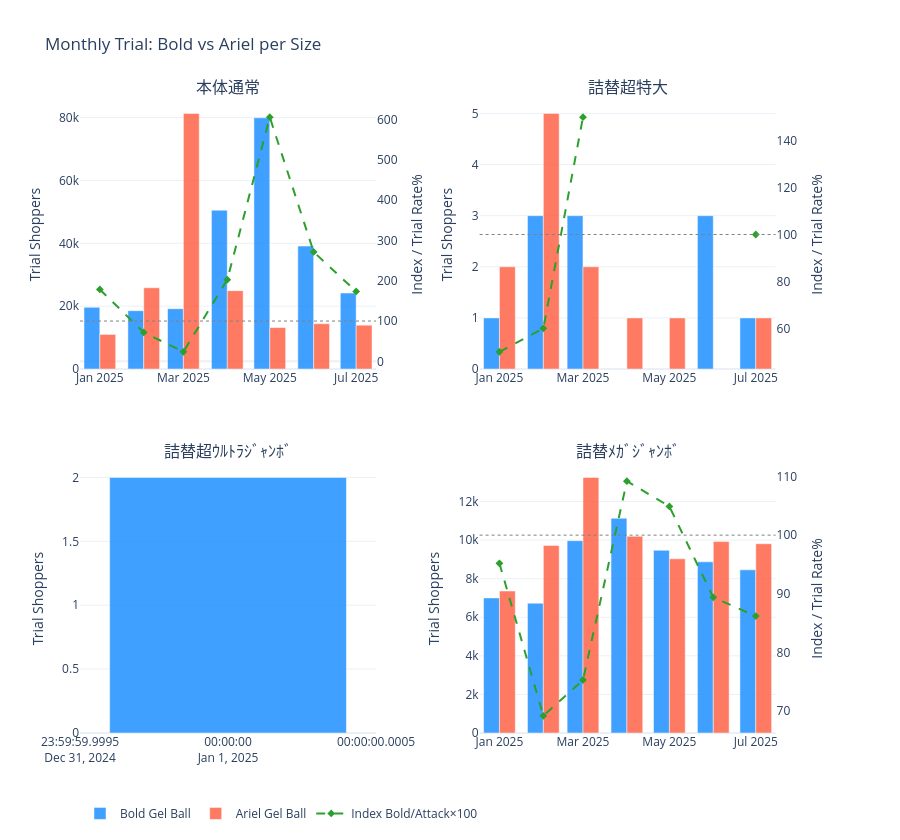

Here is the notebook cell this chart was saved with:
### Code cell
# ── B-2: Combined Trial Trend — Bars + Trial Rate + Index ─────────────
combined_trial = df_trial[~df_trial['size_code'].isin(EXCLUDED_SIZES)].copy()
comb_sizes = order_and_filter_sizes(combined_trial['size_code'].unique())

if comb_sizes:
    _piv = combined_trial.groupby(['trial_month', 'sub_brand', 'size_code']).agg(
        subbrand_trial=('subbrand_trial_shoppers', 'sum'), trial_rate=('trial_rate', 'mean')).reset_index()
    _a = _piv[_piv['sub_brand']==BOLD_GB][['trial_month','size_code','subbrand_trial','trial_rate']].rename(
        columns={'subbrand_trial':'ariel_trial','trial_rate':'ariel_rate'})
    _b = _piv[_piv['sub_brand']==ARIEL_GB][['trial_month','size_code','subbrand_trial']].rename(
        columns={'subbrand_trial':'attack_trial'})
    _idx_df = _a.merge(_b, on=['trial_month','size_code'], how='outer').sort_values('trial_month')
    _idx_df['trial_index'] = (_idx_df['ariel_trial'] / _idx_df['attack_trial'].replace(0, np.nan) * 100).round(1)

    n_s=len(comb_sizes); n_c=min(2,n_s); n_r=(n_s+n_c-1)//n_c
    specs = [[{'secondary_y':True}]*n_c for _ in range(n_r)]
    fig_comb = make_subplots(rows=n_r, cols=n_c, specs=specs, subplot_titles=comb_sizes,
                             vertical_spacing=0.15, horizontal_spacing=0.14)

    for idx, size in enumerate(comb_sizes):
        r, c = idx//n_c+1, idx%n_c+1
        for brand in [BOLD_GB, ARIEL_GB]:
            sub = combined_trial[(combined_trial['sub_brand']==brand) & (combined_trial['size_code']==size)].sort_values('trial_month')
            if len(sub)==0: continue
            fig_comb.add_trace(go.Bar(x=sub['trial_month'], y=sub['subbrand_trial_shoppers'],
                name=BRAND_LABEL[brand], marker_color=BRAND_COLOR[brand], opacity=0.85,
                showlegend=(idx==0), legendgroup=BRAND_LABEL[brand]), row=r, col=c, secondary_y=False)

        _s = _idx_df[_idx_df['size_code']==size]
        if len(_s)>0 and _s['trial_index'].notna().any():
            fig_comb.add_trace(go.Scatter(x=_s['trial_month'], y=_s['trial_index'], name='Index Bold/Attack×100',
                mode='lines+markers', line=dict(color='#2CA02C', dash='dash', width=2),
                marker=dict(size=6, symbol='diamond'), showlegend=(idx==0), legendgroup='Index'),
                row=r, col=c, secondary_y=True)
            fig_comb.add_hline(y=100, line_dash='dot', line_color='gray', line_width=1, row=r, col=c, secondary_y=True)

        fig_comb.update_yaxes(title_text='Trial Shoppers', row=r, col=c, secondary_y=False)
        fig_comb.update_yaxes(title_text='Index / Trial Rate%', row=r, col=c, secondary_y=True, showgrid=False)

    fig_comb.update_layout(height=420*n_r, barmode='group',
        title_text='Monthly Trial: Bold vs Ariel per Size', template='plotly_white',
        legend=dict(orientation='h', yanchor='bottom', y=-0.15, x=0))
    fig_comb.show()

# ── DATA TABLE: Monthly Trial Shoppers — Bold vs Ariel per Size ────
trial_table = _idx_df[['trial_month','size_code','ariel_trial','attack_trial','ariel_rate','trial_index']].copy()
trial_table.columns = ['Month','Size','Bold Trial','Ariel Trial','Bold Trial Rate%','Trial Index']
trial_table = trial_table.sort_values(['Size','Month'])
print('\n📊 DATA TABLE: Monthly Trial — Bold vs Ariel per Size')
print('=' * 100)
print(trial_table.to_string(index=False))
trial_table.to_csv(OUTPUT_DIR / 'pane_b_trial_trend.csv', index=False)

### Figure 1 — Plotly figure (JSON) as saved in the notebook; plotly's stock layout.template omitted (floating-point values rounded to 4 significant figures)
{"data": [{"legendgroup": "Bold Gel Ball", "marker": {"color": "#1E90FF"}, "name": "Bold Gel Ball", "opacity": 0.85, "showlegend": true, "type": "bar", "x": ["2025-01-01T00:00:00.000000000", "2025-02-01T00:00:00.000000000", "2025-03-01T00:00:00.000000000", "2025-04-01T00:00:00.000000000", "2025-05-01T00:00:00.000000000", "2025-06-01T00:00:00.000000000", "2025-07-01T00:00:00.000000000"], "xaxis": "x", "y": [19635, 18570, 19196, 50541, 79933, 39120, 24177], "yaxis": "y"}, {"legendgroup": "Ariel Gel Ball", "marker": {"color": "#FF6347"}, "name": "Ariel Gel Ball", "opacity": 0.85, "showlegend": true, "type": "bar", "x": ["2025-01-01T00:00:00.000000000", "2025-02-01T00:00:00.000000000", "2025-03-01T00:00:00.000000000", "2025-04-01T00:00:00.000000000", "2025-05-01T00:00:00.000000000", "2025-06-01T00:00:00.000000000", "2025-07-01T00:00:00.000000000"], "xaxis": "x", "y": [11007, 25858, 81318, 24938, 13194, 14415, 13946], "yaxis": "y"}, {"legendgroup": "Index", "line": {"color": "#2CA02C", "dash": "dash", "width": 2}, "marker": {"size": 6, "symbol": "diamond"}, "mode": "lines+markers", "name": "Index Bold/Attack×100", "showlegend": true, "type": "scatter", "x": ["2025-01-01T00:00:00.000000000", "2025-02-01T00:00:00.000000000", "2025-03-01T00:00:00.000000000", "2025-04-01T00:00:00.000000000", "2025-05-01T00:00:00.000000000", "2025-06-01T00:00:00.000000000", "2025-07-01T00:00:00.000000000"], "xaxis": "x", "y": [178.4, 71.8, 23.6, 202.7, 605.8, 271.4, 173.4], "yaxis": "y2"}, {"legendgroup": "Bold Gel Ball", "marker": {"color": "#1E90FF"}, "name": "Bold Gel Ball", "opacity": 0.85, "showlegend": false, "type": "bar", "x": ["2025-01-01T00:00:00.000000000", "2025-02-01T00:00:00.000000000", "2025-03-01T00:00:00.000000000", "2025-06-01T00:00:00.000000000", "2025-07-01T00:00:00.000000000"], "xaxis": "x2", "y": [1, 3, 3, 3, 1], "yaxis": "y3"}, {"legendgroup": "Ariel Gel Ball", "marker": {"color": "#FF6347"}, "name": "Ariel Gel Ball", "opacity": 0.85, "showlegend": false, "type": "bar", "x": ["2025-01-01T00:00:00.000000000", "2025-02-01T00:00:00.000000000", "2025-03-01T00:00:00.000000000", "2025-04-01T00:00:00.000000000", "2025-05-01T00:00:00.000000000", "2025-07-01T00:00:00.000000000"], "xaxis": "x2", "y": [2, 5, 2, 1, 1, 1], "yaxis": "y3"}, {"legendgroup": "Index", "line": {"color": "#2CA02C", "dash": "dash", "width": 2}, "marker": {"size": 6, "symbol": "diamond"}, "mode": "lines+markers", "name": "Index Bold/Attack×100", "showlegend": false, "type": "scatter", "x": ["2025-01-01T00:00:00.000000000", "2025-02-01T00:00:00.000000000", "2025-03-01T00:00:00.000000000", "2025-04-01T00:00:00.000000000", "2025-05-01T00:00:00.000000000", "2025-06-01T00:00:00.000000000", "2025-07-01T00:00:00.000000000"], "xaxis": "x2", "y": [50.0, 60.0, 150.0, NaN, NaN, NaN, 100.0], "yaxis": "y4"}, {"legendgroup": "Bold Gel Ball", "marker": {"color": "#1E90FF"}, "name": "Bold Gel Ball", "opacity": 0.85, "showlegend": false, "type": "bar", "x": ["2025-01-01T00:00:00.000000000"], "xaxis": "x3", "y": [2], "yaxis": "y5"}, {"legendgroup": "Bold Gel Ball", "marker": {"color": "#1E90FF"}, "name": "Bold Gel Ball", "opacity": 0.85, "showlegend": false, "type": "bar", "x": ["2025-01-01T00:00:00.000000000", "2025-02-01T00:00:00.000000000", "2025-03-01T00:00:00.000000000", "2025-04-01T00:00:00.000000000", "2025-05-01T00:00:00.000000000", "2025-06-01T00:00:00.000000000", "2025-07-01T00:00:00.000000000"], "xaxis": "x4", "y": [7004, 6730, 9971, 11135, 9472, 8873, 8458], "yaxis": "y7"}, {"legendgroup": "Ariel Gel Ball", "marker": {"color": "#FF6347"}, "name": "Ariel Gel Ball", "opacity": 0.85, "showlegend": false, "type": "bar", "x": ["2025-01-01T00:00:00.000000000", "2025-02-01T00:00:00.000000000", "2025-03-01T00:00:00.000000000", "2025-04-01T00:00:00.000000000", "2025-05-01T00:00:00.000000000", "2025-06-01T00:00:00.000000000", "2025-07-01T00:00:00.000000000"], "xaxis": "x4", "y": [7361, 9726, 13249, 10196, 9031, 9924, 9811], "yaxis": "y7"}, {"legendgroup": "Index", "line": {"color": "#2CA02C", "dash": "dash", "width": 2}, "marker": {"size": 6, "symbol": "diamond"}, "mode": "lines+markers", "name": "Index Bold/Attack×100", "showlegend": false, "type": "scatter", "x": ["2025-01-01T00:00:00.000000000", "2025-02-01T00:00:00.000000000", "2025-03-01T00:00:00.000000000", "2025-04-01T00:00:00.000000000", "2025-05-01T00:00:00.000000000", "2025-06-01T00:00:00.000000000", "2025-07-01T00:00:00.000000000"], "xaxis": "x4", "y": [95.2, 69.2, 75.3, 109.2, 104.9, 89.4, 86.2], "yaxis": "y8"}], "layout": {"annotations": [{"font": {"size": 16}, "showarrow": false, "text": "本体通常", "x": 0.2, "xanchor": "center", "xref": "paper", "y": 1, "yanchor": "bottom", "yref": "paper"}, {"font": {"size": 16}, "showarrow": false, "text": "詰替超特大", "x": 0.74, "xanchor": "center", "xref": "paper", "y": 1, "yanchor": "bottom", "yref": "paper"}, {"font": {"size": 16}, "showarrow": false, "text": "詰替超ｳﾙﾄﾗｼﾞｬﾝﾎﾞ", "x": 0.2, "xanchor": "center", "xref": "paper", "y": 0.425, "yanchor": "bottom", "yref": "paper"}, {"font": {"size": 16}, "showarrow": false, "text": "詰替ﾒｶﾞｼﾞｬﾝﾎﾞ", "x": 0.74, "xanchor": "center", "xref": "paper", "y": 0.425, "yanchor": "bottom", "yref": "paper"}], "barmode": "group", "height": 840, "legend": {"orientation": "h", "x": 0, "y": -0.15, "yanchor": "bottom"}, "shapes": [{"line": {"color": "gray", "dash": "dot", "width": 1}, "type": "line", "x0": 0, "x1": 1, "xref": "x domain", "y0": 100, "y1": 100, "yref": "y2"}, {"line": {"color": "gray", "dash": "dot", "width": 1}, "type": "line", "x0": 0, "x1": 1, "xref": "x2 domain", "y0": 100, "y1": 100, "yref": "y4"}, {"line": {"color": "gray", "dash": "dot", "width": 1}, "type": "line", "x0": 0, "x1": 1, "xref": "x4 domain", "y0": 100, "y1": 100, "yref": "y8"}], "title": {"text": "Monthly Trial: Bold vs Ariel per Size"}, "xaxis": {"anchor": "y", "domain": [0, 0.4]}, "xaxis2": {"anchor": "y3", "domain": [0.54, 0.94]}, "xaxis3": {"anchor": "y5", "domain": [0, 0.4]}, "xaxis4": {"anchor": "y7", "domain": [0.54, 0.94]}, "yaxis": {"anchor": "x", "domain": [0.575, 1], "title": {"text": "Trial Shoppers"}}, "yaxis2": {"anchor": "x", "overlaying": "y", "showgrid": false, "side": "right", "title": {"text": "Index / Trial Rate%"}}, "yaxis3": {"anchor": "x2", "domain": [0.575, 1], "title": {"text": "Trial Shoppers"}}, "yaxis4": {"anchor": "x2", "overlaying": "y3", "showgrid": false, "side": "right", "title": {"text": "Index / Trial Rate%"}}, "yaxis5": {"anchor": "x3", "domain": [0, 0.425], "title": {"text": "Trial Shoppers"}}, "yaxis6": {"anchor": "x3", "overlaying": "y5", "showgrid": false, "side": "right", "title": {"text": "Index / Trial Rate%"}}, "yaxis7": {"anchor": "x4", "domain": [0, 0.425], "title": {"text": "Trial Shoppers"}}, "yaxis8": {"anchor": "x4", "overlaying": "y7", "showgrid": false, "side": "right", "title": {"text": "Index / Trial Rate%"}}}}
